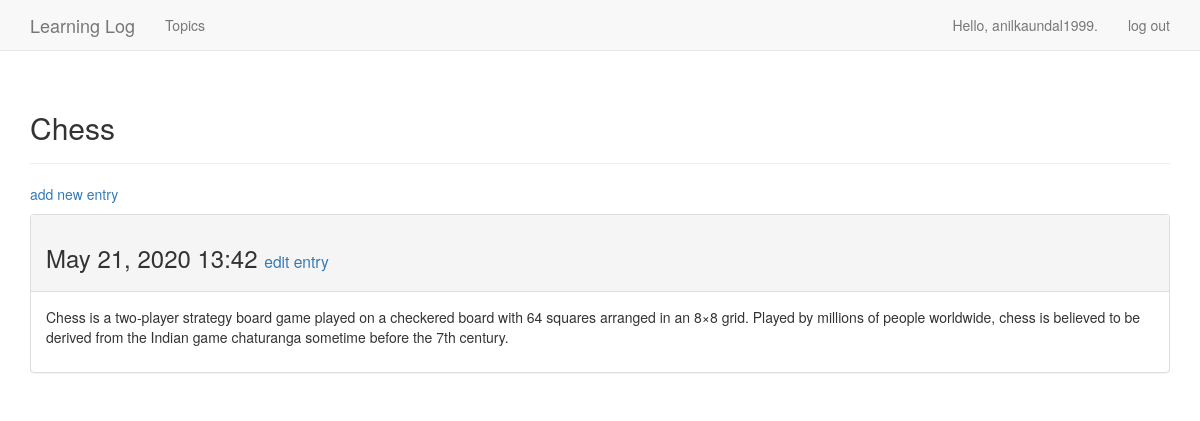
The page /topics/1/ (signed in) on the database its author committed.
### learning_logs/models.py (models this page shows, shortened)
class Topic(models.Model):
    text = models.CharField(max_length=200)
    date_added = models.DateTimeField(auto_now_add=True)
    owner = models.ForeignKey(User, on_delete=models.CASCADE)
    def __str__(self):
        return self.text

class Entry(models.Model):
    topic = models.ForeignKey(Topic, on_delete=models.CASCADE)
    text = models.TextField()
    date_added = models.DateTimeField(auto_now_add=True)
    class Meta:
        verbose_name_plural = 'entries'

### learning_logs/views.py (the view)
# urls.py: path('topics/<int:topic_id>/', views.topic, name='topic'),
@login_required
def topic(request, topic_id):
    topic = get_object_or_404(Topic, id=topic_id)
    if topic.owner != request.user:
        raise Http404
    entries = topic.entry_set.order_by('-date_added')
    context = {'topic': topic, 'entries': entries}
    return render(request, 'learning_logs/topic.html', context)

### learning_logs/templates/learning_logs/topic.html
{% extends 'learning_logs/base.html' %}
{% block header %}
   <h2>{{ topic }}</h2>
{% endblock header %}
{% block content %}
   <p>
      <a href="{% url 'learning_logs:new_entry' topic.id %}">add new entry</a>
   </p>
 {% for entry in entries %}
      <div class="panel panel-default">
         <div class="panel-heading">
            <h3>
               {{ entry.date_added|date:'M d, Y H:i' }}
                  <small>
                     <a href="{% url 'learning_logs:edit_entry' entry.id %}">
                        edit entry</a>
                  </small>
            </h3>
         </div>
         <div class="panel-body">
            {{ entry.text|linebreaks }}
         </div>
      </div>
 {% empty %}
      There are no entries for this topic yet.
 {% endfor %}
{% endblock content %}

### learning_logs/templates/learning_logs/base.html (shortened to what this page needs)
{% load bootstrap3 %}
<!DOCTYPE html>
<html lang="en">
    <head>
        {% bootstrap_css %}
    </head>
    <body>
        <nav class="navbar navbar-default navbar-static-top">
            <div class="container">
                <div class="navbar-header">
                    <a class="navbar-brand" href="{% url 'learning_logs:index' %}">
                        Learning Log</a>
                </div>
                <div id="navbar" class="navbar-collapse collapse">
                    <ul class="nav navbar-nav">
                        <li><a href="{% url 'learning_logs:topics' %}">Topics</a></li>
                    </ul>
                    <ul class="nav navbar-nav navbar-right">
                        {% if user.is_authenticated %}
                            <li><a>Hello, {{ user.username }}.</a></li>
                            <li><a href="{% url 'users:logout' %}">log out</a></li>
                        {% else %}
                            <li><a href="{% url 'users:register' %}">register</a></li>
                            <li><a href="{% url 'users:login' %}">log in</a></li>
                        {% endif %}
                    </ul>
                </div>
            </div>
        </nav>
        <div class="container">
            <div class="page-header">
                {% block header %}{% endblock header %}
            </div>
            <div>
                {% block content %}{% endblock content %}
            </div>
            </div>
    </body>
</html>

### rows shown on the page
Topic: text "Chess"
Entry: date_added "May 21, 2020 13:42", text "Chess is a two-player strategy board game played on a checkered board with 64 squares arranged in an 8×8 grid. Played by millions of people worldwide, chess is believed to be derived from the Indian game chaturanga sometime before the 7th century."

### other values the page prints
{{ user.username }} "anilkaundal1999"
